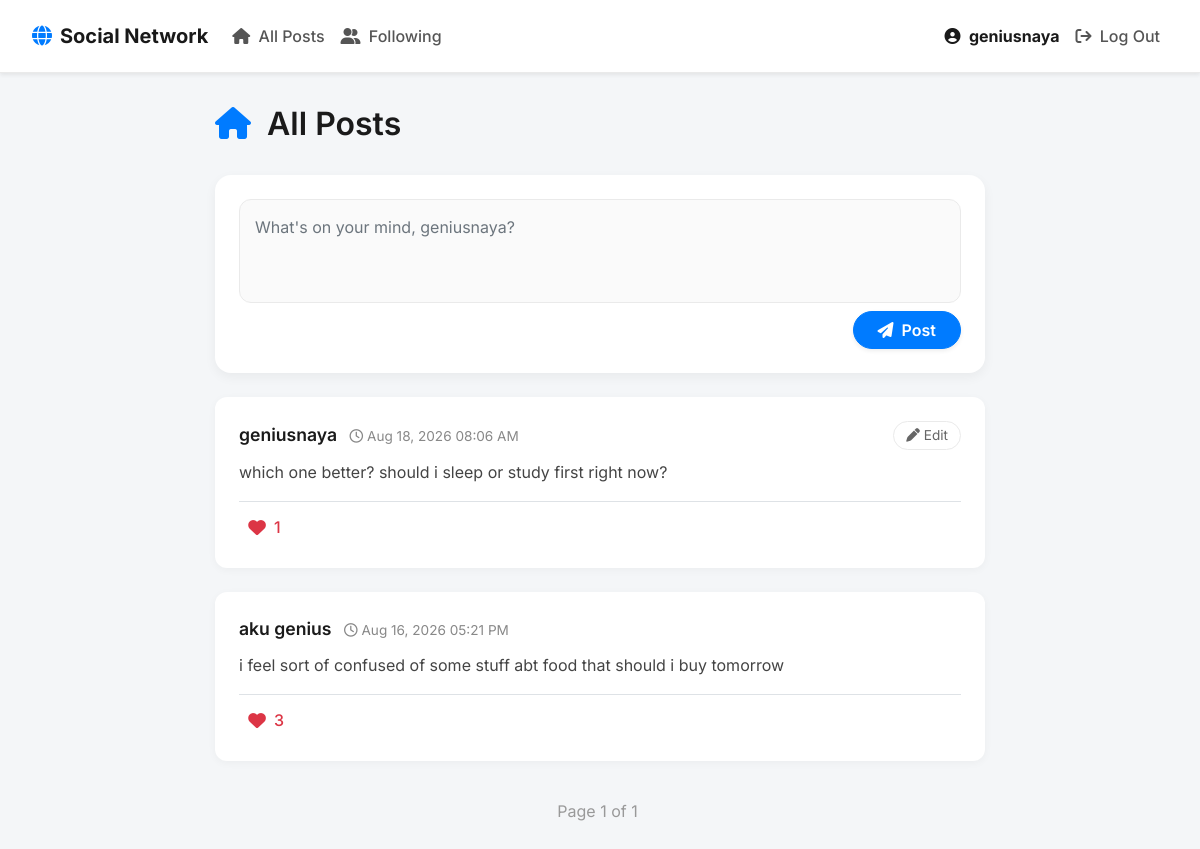
/?page=2 (signed in), run on an earlier commit of the app's database.
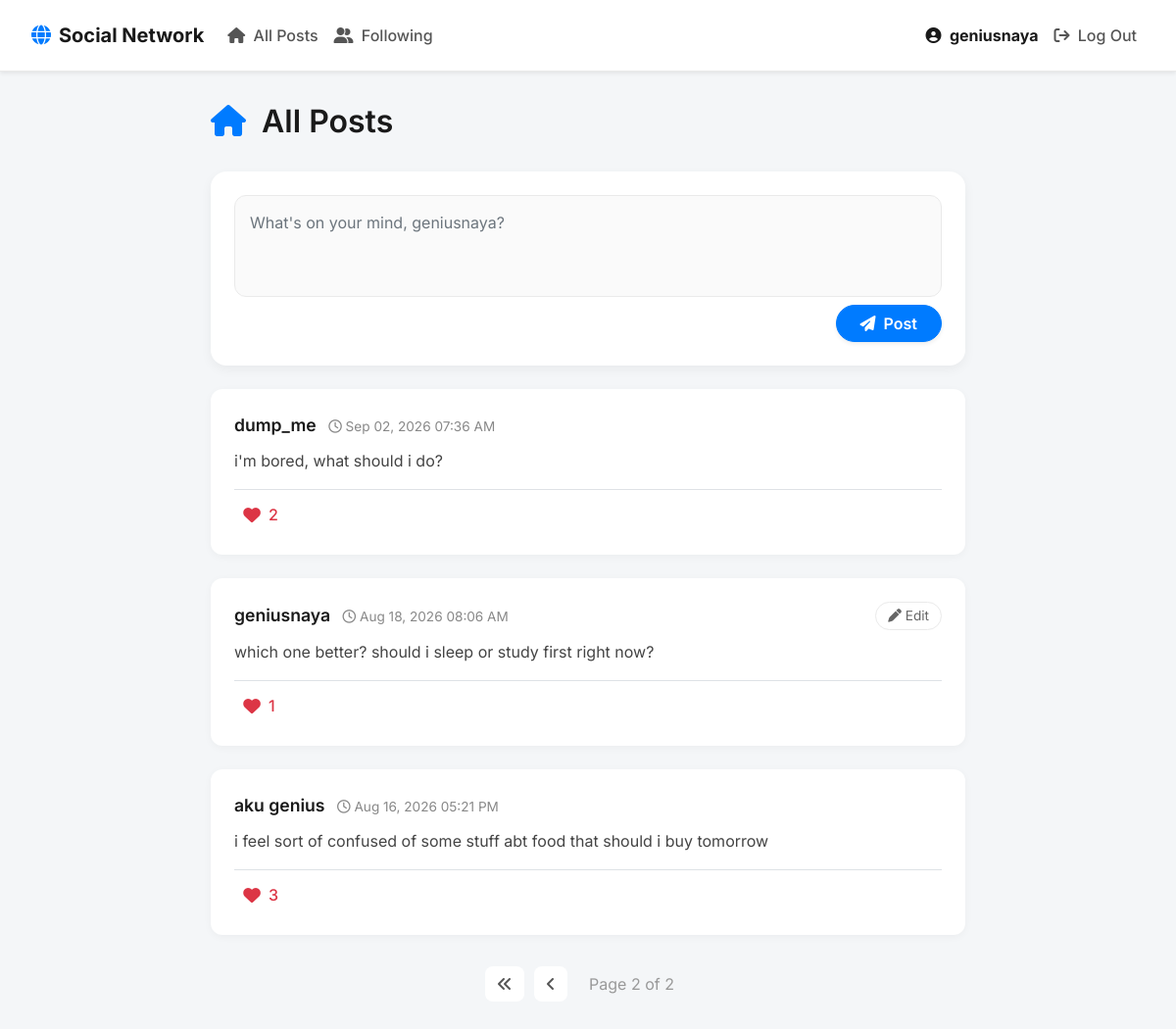
And on a later commit of the database.
### network/models.py (models this page shows)
class Post(models.Model):
    author = models.ForeignKey(
        User, on_delete = models.CASCADE, related_name="posts"
    )
    content = models.TextField()
    timestamp = models.DateTimeField(auto_now_add=True)
    likes = models.ManyToManyField(
        User, blank = True, related_name = "liked_posts"
    )

class User(AbstractUser):
    pass

### network/views.py (the view)
# urls.py: path("", views.index, name="index"),
def index(request):
    posts = Post.objects.all().order_by("-timestamp")
    paginator = Paginator(posts, 10)
    page_number = request.GET.get('page')
    page_obj = paginator.get_page(page_number)
    return render(request, "network/index.html", {
        "page_obj": page_obj
    })

### network/templates/network/index.html (shortened to what this page needs)
{% extends "network/layout.html" %}
{% block body %}
    <div class="mb-4 d-flex justify-content-between align-items-center">
        <h2><i class="fa-solid fa-house text-primary mr-2"></i> All Posts</h2>
    </div>
    {% if user.is_authenticated %}
        <div class="card new-post-card mb-4">
            <div class="card-body">
                <form action="{% url 'new_post' %}" method="post">
                    <div class="form-group mb-2">
                        <textarea class="form-control" name="content" rows="3" placeholder="What's on your mind, {{ user.username }}?"></textarea>
                    </div>
                    <div class="text-right">
                        <button type="submit" class="btn btn-primary px-4 shadow-sm"><i class="fa-solid fa-paper-plane mr-1"></i> Post</button>
                    </div>
                </form>
            </div>
        </div>
    {% endif %}
    <div id="posts-container">
        {% include "network/posts.html" %}
    </div>
{% endblock %}

### network/templates/network/posts.html (shortened to what this page needs)
{% for post in page_obj %}
    <div class="card" data-post-id="{{ post.id }}">
        <div class="card-body">
            <div class="d-flex justify-content-between align-items-center mb-2">
                <div>
                    <a href="{% url 'profile' post.author.username %}" class="post-author">{{ post.author.username }}</a>
                    <span class="post-timestamp ml-2"><i class="fa-regular fa-clock"></i> {{ post.timestamp|date:"M d, Y h:i A" }}</span>
                </div>
                {% if user.is_authenticated and post.author == user %}
                    <button class="edit-btn"><i class="fa-solid fa-pen"></i> Edit</button>
                {% endif %}
            </div>
            <div class="card-text post-content">{{ post.content }}</div>
            <div class="post-likes mt-3 border-top pt-2">
                {% if user.is_authenticated %}
                    <button class="like-btn {% if user in post.likes.all %}liked{% endif %}">
                        {% if user in post.likes.all %}
                            <i class="fa-solid fa-heart text-danger"></i>
                        {% else %}
                            <i class="fa-regular fa-heart"></i>
                        {% endif %}
                        <span class="like-count ml-1">{{ post.likes.count }}</span>
                    </button>
                {% else %}
                    <div class="text-muted" style="padding: 5px 10px;">
                        <i class="fa-solid fa-heart text-danger"></i> <span class="like-count ml-1">{{ post.likes.count }}</span>
                    </div>
                {% endif %}
            </div>
        </div>
    </div>
{% empty %}
    <div class="text-center py-5">
        <i class="fa-solid fa-folder-open text-muted" style="font-size: 3rem;"></i>
        <p class="mt-3 text-muted">No posts found.</p>
    </div>
{% endfor %}
<nav aria-label="Page navigation">
    <ul class="pagination">
        {% if page_obj.has_previous %}
            <li class="page-item"><a class="page-link" href="?page=1"><i class="fa-solid fa-angles-left"></i></a></li>
            <li class="page-item"><a class="page-link" href="?page={{ page_obj.previous_page_number }}"><i class="fa-solid fa-angle-left"></i></a></li>
        {% endif %}
        <li class="page-item disabled"><span class="page-link">Page {{ page_obj.number }} of {{ page_obj.paginator.num_pages }}</span></li>
    </ul>
</nav>

What changed in the data, as far as the page shows it:
added Post: author.username "dump_me", timestamp "Sep 02, 2026 07:36 AM", content "i'm bored, what should i do?", likes.count "2"
Also different on the page:
{{ page_obj.number }}: "1" → "2"
{{ page_obj.paginator.num_pages }}: "1" → "2"
